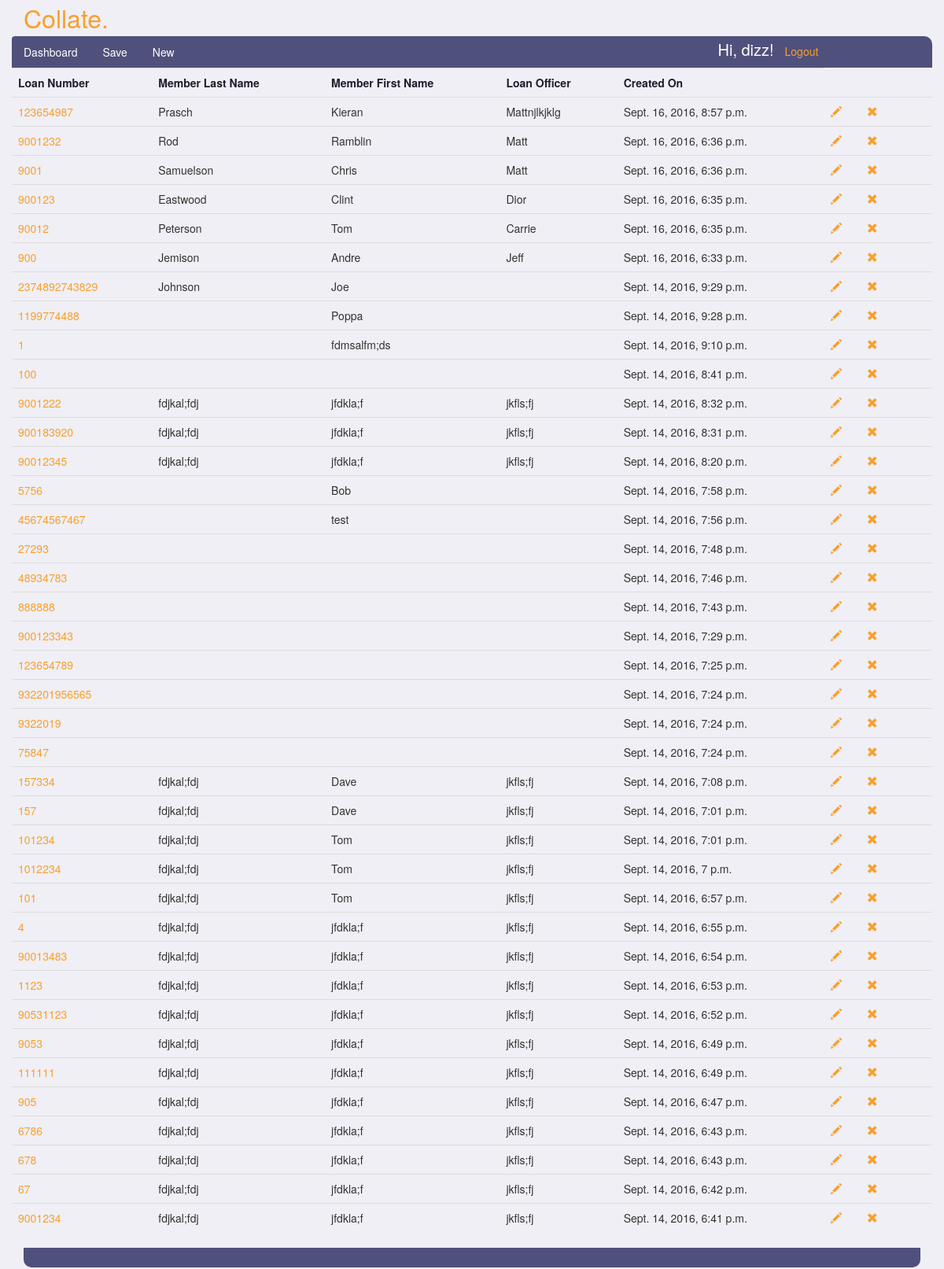
The app's page /dizz/submittals/ (signed in), older data.
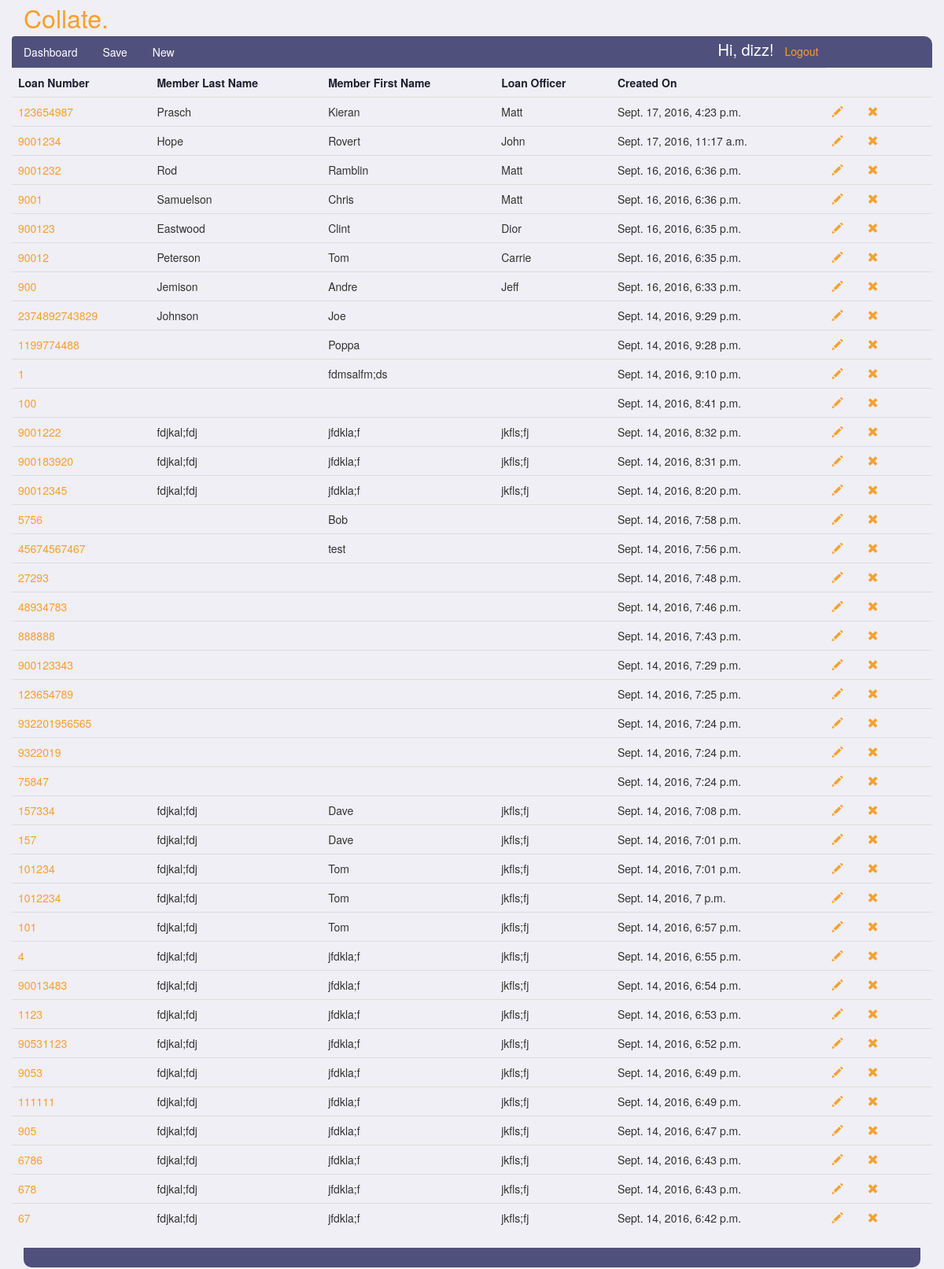
The same page, newer data.
### submittals/models.py (models this page shows, shortened)
class Submittal(models.Model):
    ACCOUNT_TYPES = (
        ('EQ', 'Equity Line of Credit'),
        ('EL', 'Equity Loan'),
    )
    PAY_TYPES = (
        ('BW', 'Bi-Weekly'),
        ('SM', 'Semi-Monthly'),
        ('MO', 'Monthly'),
        ('WK', 'Weekly'),
    )
    loan_number = models.PositiveIntegerField(unique=True)
    account_type = models.CharField(max_length=256, blank=True, choices=ACCOUNT_TYPES)
    loan_officer = models.CharField(max_length=256, blank=True)
    loan_processor = models.ForeignKey(Person, related_name="submittals", null=True, blank=True)
    loan_story = models.CharField(max_length=2560, blank=True)
    b1_first_name = models.CharField(max_length=256, blank=True)
    b1_last_name = models.CharField(max_length=256, blank=True)
    b2_first_name = models.CharField(max_length=256, blank=True)
    b2_last_name = models.CharField(max_length=256, blank=True)
    b1_employer_name = models.CharField(max_length=256, blank=True)
    b2_employer_name = models.CharField(max_length=256, blank=True)
    b1_hire_date = models.CharField(max_length=256, blank=True)
    b2_hire_date = models.CharField(max_length=256, blank=True)
    b1_income_amount = models.PositiveIntegerField(null=True, blank=True)
    b2_income_amount = models.PositiveIntegerField(null=True, blank=True)
    b1_pay_frequency = models.CharField(max_length=256, blank=True, choices=PAY_TYPES)
    b2_pay_frequency = models.CharField(max_length=256, blank=True, choices=PAY_TYPES)
    b1_period_end_date = models.CharField(max_length=256, blank=True)
    b2_period_end_date = models.CharField(max_length=256, blank=True)
    b1_income_output = models.CharField(max_length=256, blank=True)
    b2_income_output = models.CharField(max_length=256, blank=True)
    created_at = models.DateTimeField(auto_now=True)

### submittals/views.py (the view)
# urls.py: url(r'^(?P<username>\w+)/submittals/$', views.dashboard, name='dashboard'),
@login_required
def dashboard(request, username):
    if request.method == 'GET':
        person = Person.objects.get(user=request.user)
        submittals = person.submittals.all().order_by('-created_at')
    return render(request, 'dashboard.html', {'submittals': submittals})

### templates/dashboard.html (shortened to what this page needs)
{% extends 'submittal-layout.html' %}
{% block body %}
<div class="container">
<main class="drop-down">
    <section class="row dashboard-first-row">
        <table class="table table-hover submittal-list">
        <tr>
            <th>Loan Number</th>
            <th>Member Last Name</th>
            <th>Member First Name</th>
            <th>Loan Officer</th>
            <th>Created On</th>
        </tr>
        {% for s in submittals %}
            <tr id="item-{{ s.id }}">
                <td><a href="/{{ request.user.username }}/submittals/{{ s.id }}">{{ s.loan_number }}</a></td>
                <td>{{ s.b1_last_name }}</td>
                <td>{{ s.b1_first_name }}</td>
                <td>{{ s.loan_officer }}</td>
                <td>{{ s.created_at }}</td>
                <td><a href="/{{ request.user.username }}/submittals/{{ s.id }}"><span title="Edit" id="{{ s.id }}"
                          class="glyphicon glyphicon-pencil edit-glyphicon"></span></a></td>
                <td><span title="Delete" id="{{ s.id }}"
                          class="glyphicon glyphicon-remove delete-glyphicon delete-submit"></span></td>
            </tr>
        {% endfor %}
            </table>
        </section>
    <div class="nav-bottom"></div>
            </div>
{% endblock %}

Row changes from the older to the newer data that the page shows:
changed Submittal "Prasch": loan_officer "Mattnjlkjklg" → "Matt"; created_at "Sept. 16, 2016, 8:57 p.m." → "Sept. 17, 2016, 4:23 p.m."
changed Submittal: b1_last_name "fdjkal;fdj" → "Hope"; b1_first_name "jfdkla;f" → "Rovert"; loan_officer "jkfls;fj" → "John"; created_at "Sept. 14, 2016, 6:41 p.m." → "Sept. 17, 2016, 11:17 a.m."; moves up the list
